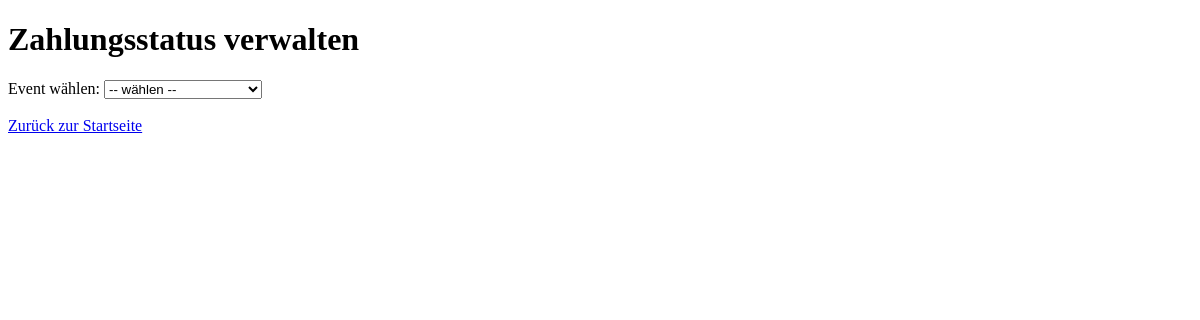
The app's page /zahlung?event_id=3, older data.
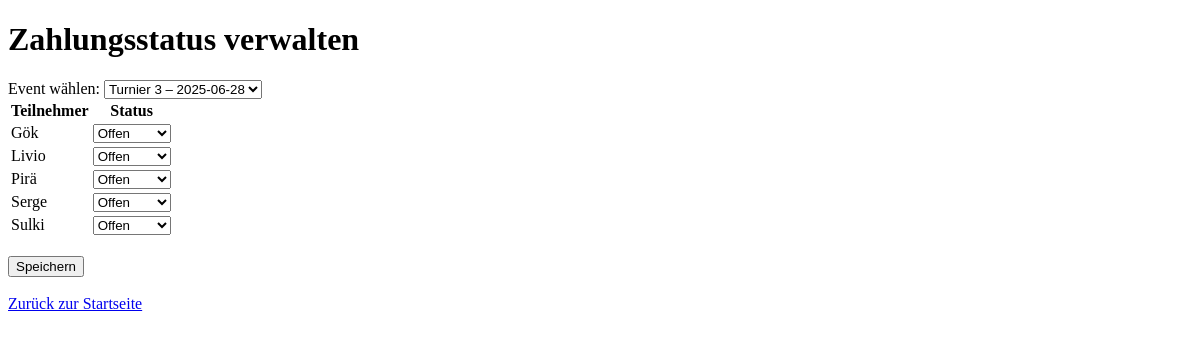
The same page, newer data.
### app/models.py (models this page shows)
class TeilnehmerEvent(db.Model):
    id = db.Column(db.Integer, primary_key=True)
    event_id = db.Column(db.Integer, db.ForeignKey('event.id'), nullable=False)
    teilnehmer_id = db.Column(db.Integer, db.ForeignKey('teilnehmer.id'), nullable=False)
    bezahlt_status = db.Column(
        db.String(20),
        default="offen",
        nullable=False
    )
    teilnehmer = db.relationship("Teilnehmer", backref="events")

class Teilnehmer(db.Model):
    id = db.Column(db.Integer, primary_key=True)
    name = db.Column(db.String(100), nullable=False)

### app/routes.py (the view)
@app.route("/zahlung", methods=["GET", "POST"])
def zahlung_verwalten():
    events = Event.query.order_by(Event.datum.desc()).all()
    selected_event_id = request.args.get("event_id", type=int)
    teilnehmer_events = []
    if selected_event_id:
        teilnehmer_events = TeilnehmerEvent.query.filter_by(event_id=selected_event_id).all()
    if request.method == "POST":
        for te in teilnehmer_events:
            status = request.form.get(f"status_{te.id}")
            te.bezahlt_status = status
        db.session.commit()
        return redirect(url_for("zahlung_verwalten", event_id=selected_event_id))
    return render_template("zahlung_verwalten.html", events=events, teilnehmer_events=teilnehmer_events, selected_event_id=selected_event_id)

### app/templates/zahlung_verwalten.html (shortened to what this page needs)
<!DOCTYPE html>
<html lang="de">
<head>
</head>
<body>
    <h1>Zahlungsstatus verwalten</h1>
    <form method="GET">
        <label for="event_id">Event wählen:</label>
        <select name="event_id" id="event_id" onchange="this.form.submit()">
            <option value="">-- wählen --</option>
            {% for event in events %}
                <option value="{{ event.id }}" {% if selected_event_id == event.id %}selected{% endif %}>
                    {{ event.name }} – {{ event.datum }}
                </option>
            {% endfor %}
        </select>
    </form>
    {% if teilnehmer_events %}
    <form method="POST">
        <table>
            <tr>
                <th>Teilnehmer</th>
                <th>Status</th>
            </tr>
            {% for te in teilnehmer_events %}
            <tr>
                <td>{{ te.teilnehmer.name }}</td>
                <td>
                    <select name="status_{{ te.id }}">
                        {% for status in ['offen', 'twint', 'cash', 'schulden'] %}
                            <option value="{{ status }}" {% if te.bezahlt_status == status %}selected{% endif %}>{{ status.capitalize() }}</option>
                        {% endfor %}
                    </select>
                </td>
            </tr>
            {% endfor %}
        </table>
        <br>
        <input type="submit" value="Speichern">
    </form>
    {% endif %}
    <br><a href="{{ url_for('index') }}">Zurück zur Startseite</a>
</body>
</html>

Row changes from the older to the newer data that the page shows:
added TeilnehmerEvent: teilnehmer.name "Gök", bezahlt_status+id "Offen"
added TeilnehmerEvent: teilnehmer.name "Livio", bezahlt_status+id "Offen"
added TeilnehmerEvent: teilnehmer.name "Pirä", bezahlt_status+id "Offen"
added TeilnehmerEvent: teilnehmer.name "Serge", bezahlt_status+id "Offen"
added TeilnehmerEvent: teilnehmer.name "Sulki", bezahlt_status+id "Offen"
Text that changed along with them:
form field event_id: "-- wählen --" → "Turnier 3 – 2025-06-28"
form field value: (not shown) → "Speichern"
text now shown: "Teilnehmer Status"
